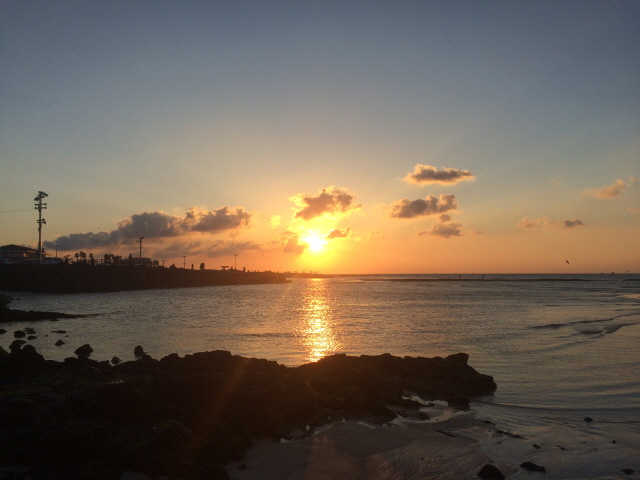
#> input picture opencv/study/PythonCode/images/img5.jpg, 640 x 480 px
$ python c2_brightAdjustment.py
#> lines starting #> are read from the running program, lines starting #| are printed output that depends on the picture
### opencv/study/PythonCode/imgRead.py
import cv2

# 영상을 불러오기
def imgRead(imgPath, imgReadType, imgResWidth, imgResHeight):
#> called with imgPath = './images/img5.jpg', imgReadType = 0, imgResWidth = 320, imgResHeight = 240
    img = cv2.imread(imgPath, imgReadType)
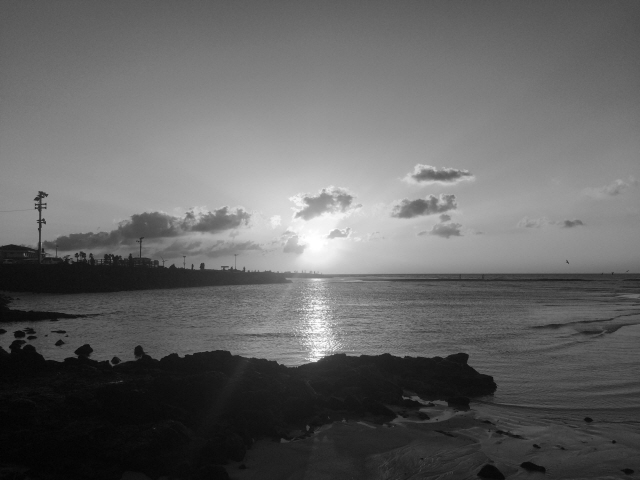
#> img: shape (480, 640); min 0, max 255, mean 100.7
    if imgResHeight != 0 | imgResWidth != 0:
        img = cv2.resize(img, (imgResWidth, imgResHeight))
#> img: shape (240, 320)
    return img

### opencv/study/PythonCode/createFolder.py
import os

# 폴더 생성하기
def createFolder(dir):
    try:
        if not os.path.exists(dir):
            os.makedirs(dir)
    except OSError:
        print ('Error: createFolder')

### opencv/study/PythonCode/c2_brightAdjustment.py
# 밝기 조절 예제 (c2_brightadjustment.py)

# 관련 라이브러리 선언
import numpy as np
import cv2
from imgRead import imgRead
from createFolder import createFolder

# 영상 읽기
img1 = imgRead("./images/img5.jpg", cv2.IMREAD_GRAYSCALE, 320, 240)

# 영상 밝기 조절 변수 선언 및 초기화
v = np.full(shape=img1.shape, fill_value=100, dtype=np.uint8)
v_n = np.full(shape=img1.shape, fill_value=255, dtype=np.uint8)

# 영상 밝기 조절
# res1은 파이썬 결과, res2과 res3는 OpenCV에서 제공하는 함수를 사용한 결과
ress = []
ress.append(np.uint8(img1 + v))
ress.append(cv2.add(img1, v))
ress.append(cv2.subtract(v_n, img1))
#> v_n: shape (240, 320); every value is 255

# 결과 영상 출력
displays = [("input1", img1),
            ("res1", ress[0]),
            ("res2", ress[1]),
            ("res3", ress[2])]
for (name, out) in displays:
    cv2.imshow(name, out)
#> this loop made 4 passes
#> name on passes 1 to 4: 'input1', 'res1', 'res2', 'res3'
#> pass 2, `cv2.imshow(name, out)`:
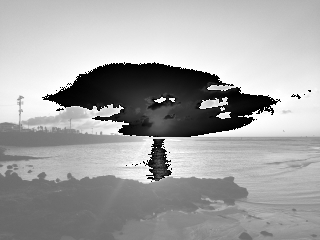
#> window 'res1': shape (240, 320); min 0, max 255, mean 164.3

# 키보드 입력을 기다린 후 모든 영상창 닫기
cv2.waitKey(0)
cv2.destroyAllWindows()

# 영상 저장
save_dir = './code_res_imgs/c2_brightadjustment'
createFolder(save_dir)
for (name, out) in displays:
    cv2.imwrite(save_dir+"/"+name+".jpg", out)

$ run again, with opencv/study/PythonCode/images/img1.jpg copied over opencv/study/PythonCode/images/img5.jpg
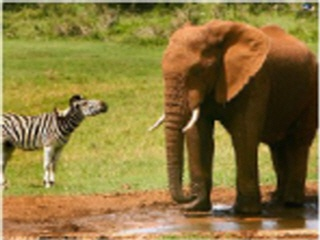
#> input picture opencv/study/PythonCode/images/img1.jpg, 320 x 240 px
#> in imgRead, `img = cv2.imread(imgPath, imgReadType)`:
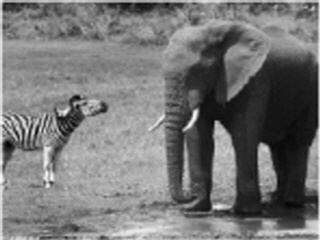
#> img: shape (240, 320); min 1, max 250, mean 117.8
#> v_n: shape (240, 320); every value is 255
#> the loop `for (name, out) in displays:` made 4 passes
#> name on passes 1 to 4: 'input1', 'res1', 'res2', 'res3'
#> pass 2, `cv2.imshow(name, out)`:
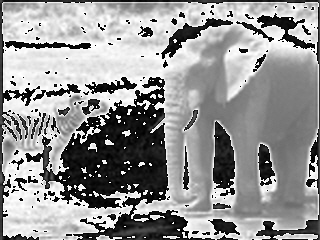
#> window 'res1': shape (240, 320); min 0, max 255, mean 148.3

$ run again, with opencv/study/PythonCode/images/img10.jpg copied over opencv/study/PythonCode/images/img5.jpg
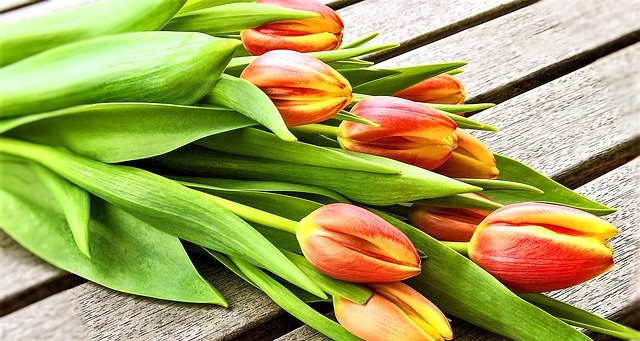
#> input picture opencv/study/PythonCode/images/img10.jpg, 640 x 341 px
#> in imgRead, `img = cv2.resize(img, (imgResWidth, imgResHeight))`:
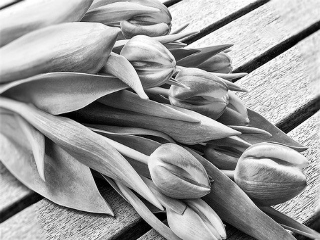
#> img: shape (240, 320); min 0, max 255, mean 154.4
#> v_n: shape (240, 320); every value is 255
#> the loop `for (name, out) in displays:` made 4 passes
#> name on passes 1 to 4: 'input1', 'res1', 'res2', 'res3'
#> pass 2, `cv2.imshow(name, out)`:
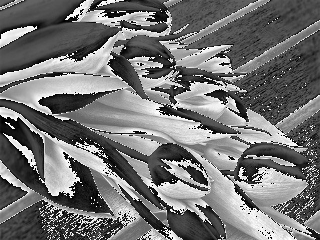
#> window 'res1': shape (240, 320); min 0, max 255, mean 115.3

$ run again, with opencv/study/PythonCode/images/img11.jpg copied over opencv/study/PythonCode/images/img5.jpg
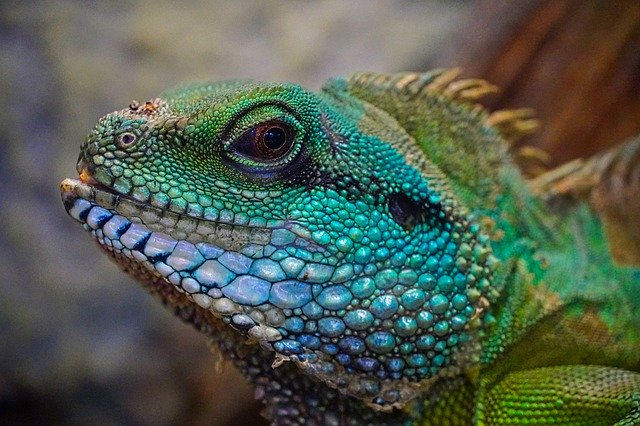
#> input picture opencv/study/PythonCode/images/img11.jpg, 640 x 426 px
#> in imgRead, `img = cv2.resize(img, (imgResWidth, imgResHeight))`:
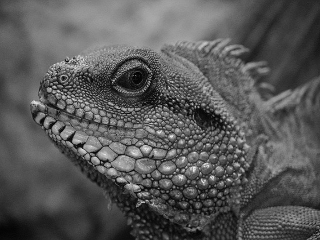
#> img: shape (240, 320); min 1, max 239, mean 88
#> v_n: shape (240, 320); every value is 255
#> the loop `for (name, out) in displays:` made 4 passes
#> name on passes 1 to 4: 'input1', 'res1', 'res2', 'res3'
#> pass 2, `cv2.imshow(name, out)`:
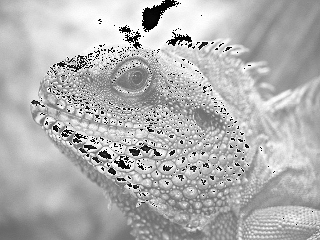
#> window 'res1': shape (240, 320); min 0, max 255, mean 177.8
